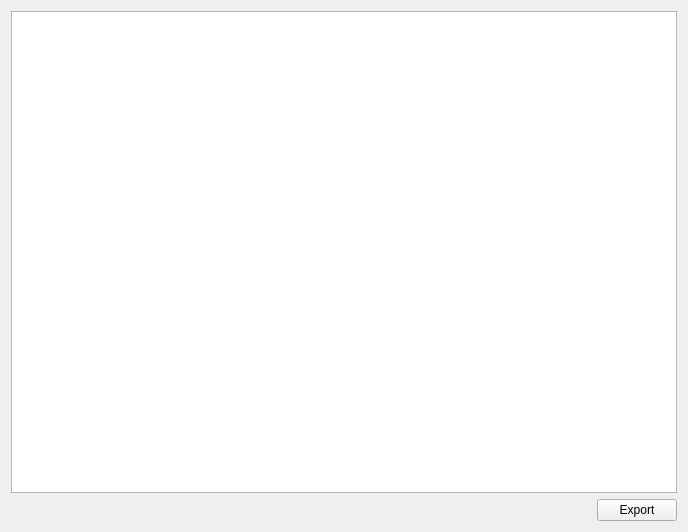
<?xml version="1.0" encoding="UTF-8"?>
<ui version="4.0">
 <class>AnalysisPCA</class>
 <widget class="QWidget" name="AnalysisPCA">
  <property name="geometry">
   <rect>
    <x>0</x>
    <y>0</y>
    <width>688</width>
    <height>532</height>
   </rect>
  </property>
  <property name="windowTitle">
   <string>PCA Analysis</string>
  </property>
  <layout class="QVBoxLayout" name="verticalLayout">
   <item>
    <widget class="ChartView" name="plot"/>
   </item>
   <item>
    <layout class="QHBoxLayout" name="horizontalLayout">
     <item>
      <spacer name="horizontalSpacer">
       <property name="orientation">
        <enum>Qt::Horizontal</enum>
       </property>
       <property name="sizeHint" stdset="0">
        <size>
         <width>17</width>
         <height>20</height>
        </size>
       </property>
      </spacer>
     </item>
     <item>
      <widget class="QPushButton" name="exportPlot">
       <property name="cursor">
        <cursorShape>PointingHandCursor</cursorShape>
       </property>
       <property name="toolTip">
        <string>Export plot to a file</string>
       </property>
       <property name="statusTip">
        <string>Export plot to a file</string>
       </property>
       <property name="text">
        <string>Export</string>
       </property>
      </widget>
     </item>
    </layout>
   </item>
  </layout>
 </widget>
 <customwidgets>
  <customwidget>
   <class>ChartView</class>
   <extends>QGraphicsView</extends>
   <header>analysis/ChartView.h</header>
  </customwidget>
 </customwidgets>
 <resources/>
 <connections/>
</ui>
